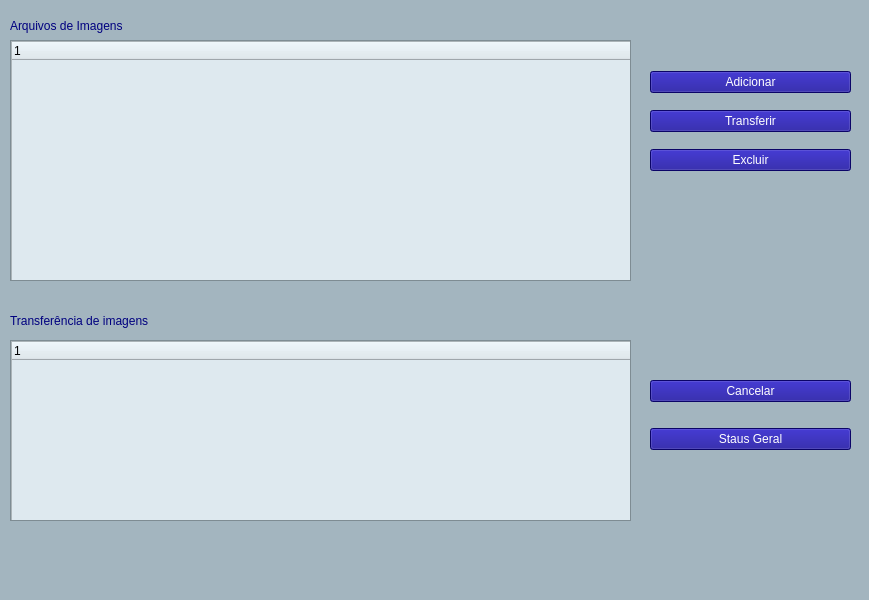
<?xml version="1.0" encoding="UTF-8"?>
<ui version="4.0">
 <class>MainWindow</class>
 <widget class="QMainWindow" name="MainWindow">
  <property name="geometry">
   <rect>
    <x>0</x>
    <y>0</y>
    <width>869</width>
    <height>600</height>
   </rect>
  </property>
  <property name="windowTitle">
   <string>ARIEL</string>
  </property>
  <property name="windowIcon">
   <iconset resource="rsc_file.qrc">
    <normaloff>:/Ariel/img/Ariel/Icon.png</normaloff>:/Ariel/img/Ariel/Icon.png</iconset>
  </property>
  <property name="styleSheet">
   <string notr="true">background-color: rgb(163,181,191);</string>
  </property>
  <widget class="QWidget" name="centralwidget">
   <widget class="QScrollArea" name="scrollArea">
    <property name="geometry">
     <rect>
      <x>10</x>
      <y>40</y>
      <width>621</width>
      <height>241</height>
     </rect>
    </property>
    <property name="widgetResizable">
     <bool>true</bool>
    </property>
    <widget class="QWidget" name="scrollAreaWidgetContents">
     <property name="geometry">
      <rect>
       <x>0</x>
       <y>0</y>
       <width>619</width>
       <height>239</height>
      </rect>
     </property>
     <widget class="QTreeWidget" name="tw_fileImage">
      <property name="geometry">
       <rect>
        <x>0</x>
        <y>0</y>
        <width>621</width>
        <height>241</height>
       </rect>
      </property>
      <property name="styleSheet">
       <string notr="true">background-color: rgb(222,233,239);</string>
      </property>
      <column>
       <property name="text">
        <string notr="true">1</string>
       </property>
      </column>
     </widget>
    </widget>
   </widget>
   <widget class="QLabel" name="label">
    <property name="geometry">
     <rect>
      <x>10</x>
      <y>15</y>
      <width>251</width>
      <height>21</height>
     </rect>
    </property>
    <property name="styleSheet">
     <string notr="true">font: 700 12pt &quot;Segoe UI&quot;;
color: rgb(0, 0, 127);</string>
    </property>
    <property name="text">
     <string>Arquivos de Imagens</string>
    </property>
   </widget>
   <widget class="QLabel" name="label_2">
    <property name="geometry">
     <rect>
      <x>10</x>
      <y>310</y>
      <width>301</width>
      <height>21</height>
     </rect>
    </property>
    <property name="styleSheet">
     <string notr="true">font: 700 12pt &quot;Segoe UI&quot;;
color: rgb(0, 0, 127);</string>
    </property>
    <property name="text">
     <string>Transferência de imagens</string>
    </property>
   </widget>
   <widget class="QScrollArea" name="scrollArea_2">
    <property name="geometry">
     <rect>
      <x>10</x>
      <y>340</y>
      <width>621</width>
      <height>181</height>
     </rect>
    </property>
    <property name="widgetResizable">
     <bool>true</bool>
    </property>
    <widget class="QWidget" name="scrollAreaWidgetContents_2">
     <property name="geometry">
      <rect>
       <x>0</x>
       <y>0</y>
       <width>619</width>
       <height>179</height>
      </rect>
     </property>
     <widget class="QTreeWidget" name="tw_transferFile">
      <property name="geometry">
       <rect>
        <x>0</x>
        <y>0</y>
        <width>621</width>
        <height>192</height>
       </rect>
      </property>
      <property name="styleSheet">
       <string notr="true">background-color: rgb(222,233,239);</string>
      </property>
      <column>
       <property name="text">
        <string notr="true">1</string>
       </property>
      </column>
     </widget>
    </widget>
   </widget>
   <widget class="QWidget" name="layoutWidget">
    <property name="geometry">
     <rect>
      <x>650</x>
      <y>60</y>
      <width>201</width>
      <height>124</height>
     </rect>
    </property>
    <layout class="QVBoxLayout" name="verticalLayout">
     <item>
      <widget class="QPushButton" name="btn_addImage">
       <property name="styleSheet">
        <string notr="true">background-color: rgb(16,6,144);
color: rgb(255, 255, 255);
font: 700 14pt &quot;Segoe UI&quot;;</string>
       </property>
       <property name="text">
        <string>Adicionar</string>
       </property>
      </widget>
     </item>
     <item>
      <widget class="QPushButton" name="btn_transferImage">
       <property name="styleSheet">
        <string notr="true">background-color: rgb(16,6,144);
color: rgb(255, 255, 255);
font: 700 14pt &quot;Segoe UI&quot;;</string>
       </property>
       <property name="text">
        <string>Transferir</string>
       </property>
      </widget>
     </item>
     <item>
      <widget class="QPushButton" name="btn_deleteImage">
       <property name="styleSheet">
        <string notr="true">background-color: rgb(16,6,144);
color: rgb(255, 255, 255);
font: 700 14pt &quot;Segoe UI&quot;;</string>
       </property>
       <property name="text">
        <string>Excluir</string>
       </property>
      </widget>
     </item>
    </layout>
   </widget>
   <widget class="QWidget" name="layoutWidget">
    <property name="geometry">
     <rect>
      <x>650</x>
      <y>360</y>
      <width>201</width>
      <height>111</height>
     </rect>
    </property>
    <layout class="QVBoxLayout" name="verticalLayout_2">
     <item>
      <widget class="QPushButton" name="btn_cancelTransfer">
       <property name="styleSheet">
        <string notr="true">background-color: rgb(16,6,144);
color: rgb(255, 255, 255);
font: 700 14pt &quot;Segoe UI&quot;;</string>
       </property>
       <property name="text">
        <string>Cancelar</string>
       </property>
      </widget>
     </item>
     <item>
      <widget class="QPushButton" name="pushButton_5">
       <property name="styleSheet">
        <string notr="true">background-color: rgb(16,6,144);
color: rgb(255, 255, 255);
font: 700 14pt &quot;Segoe UI&quot;;</string>
       </property>
       <property name="text">
        <string>Staus Geral</string>
       </property>
      </widget>
     </item>
    </layout>
   </widget>
  </widget>
  <widget class="QMenuBar" name="menubar">
   <property name="geometry">
    <rect>
     <x>0</x>
     <y>0</y>
     <width>869</width>
     <height>26</height>
    </rect>
   </property>
  </widget>
  <widget class="QStatusBar" name="statusbar"/>
 </widget>
 <resources>
  <include location="rsc_file.qrc"/>
 </resources>
 <connections/>
</ui>
